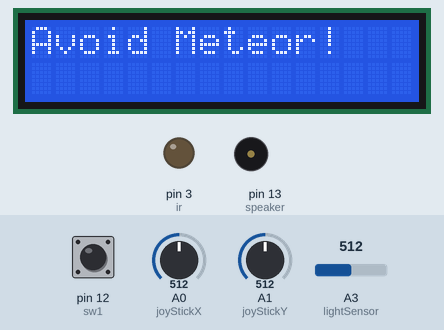
Recording of a sketch running on a simulated Arduino Uno, built with avr-gcc and run on an emulated ATmega328P. On the bench: 16×2 character LCD, output pins drawn as LEDs (lit = HIGH), buzzer (waves = sounding). The inputs (shaded band) are chosen by the test bench; at power-on: pin 12 (sw1) HIGH, A0 (joyStickX) = 512, A1 (joyStickY) = 512, A3 (lightSensor) = 512. Random numbers use the default seed unless the sketch sets one; what the sketch prints to the serial monitor is not drawn.

Above: at 3.3 s.
3.4 s: pin 12 (sw1) pulled LOW for 0.6 s
At 6.4 s:
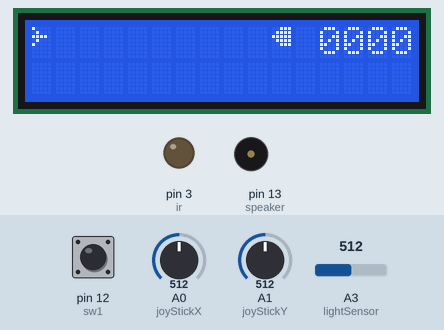
7.0 s: A0 (joyStickX) set to 11
At 8.9 s:
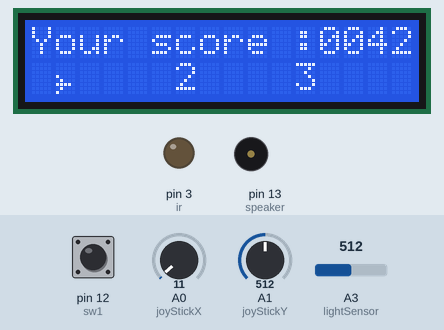
9.4 s: A0 (joyStickX) set to 8
10.9 s: pin 12 (sw1) pulled LOW for 1 s
At 13.77 s:
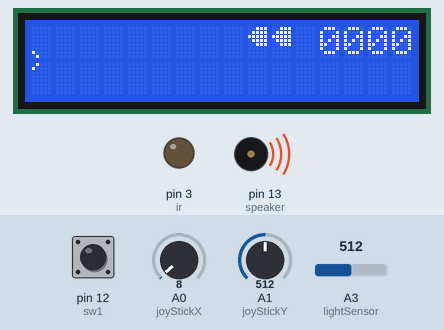
14.9 s: A0 (joyStickX) set to 990
17.1 s: A0 (joyStickX) set to 1015
At 17.45 s:
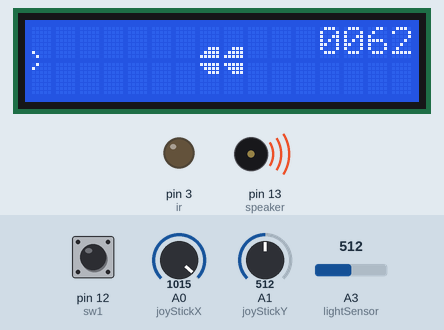
Timing chart, 0 to 20.1 s (numbered marks = the images above; inputs shaded):
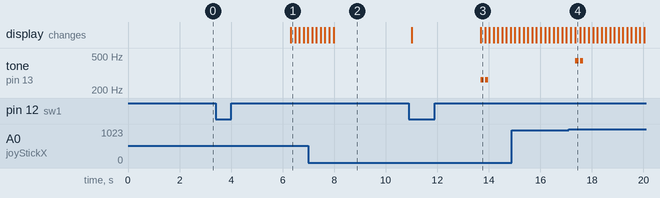

The sketch:

sketch_dec06a.ino
```cpp
#include <pitches.h>
#include <LiquidCrystal_I2C.h>
#include <Wire.h>

// 플레이 스타일 변수
#define NOTHING 0  //게임을 이용중이 아닐 때
#define JOYSTICK 1 //조이스틱으로 이용
#define LIGHTSENSOR 2  //센서로 이용
#define IRSENSOR 3
int playStyle = 0;

// 스위치 관련 변수
int sw1 = 12;

// 조이스틱 관련 변수
int joyStickX = A0; //A0에 조이스틱 X
int joyStickY = A1; //A1에 조이스틱 Y

// 조도 센서 변수
int lightSensor = A3; //조도 센서 핀번호
int touch = 200;  //손가락을 댔을 때 일정 수치 값.

// 적외선 센서 변수
int ir = 3;

// 스피커 관련 변수
int speaker = 13; // 13번에 피에조 스피커
int numTone = 1;  // 한번만 비프음을 줄 거기 때문에 길이는 1번만
int upTone = NOTE_A4;   //가온 라
int downTone = NOTE_C4; //가온 도
int noteDuration = 125; //8분음표(1000 나누기 8)

//4 digit 4 세그먼트 변수
//int position_pin[] = {1, 2, 3, 4};  //4자리 결정 핀
//int segment_pin[] = {5, 6, 7, 8, 9, 10, 11, 12};  //세그먼트 제어 핀
//byte data[] = {0xFC, 0x60, 0xDA, 0xF2, 0x66, 0xB6, 0xBE, 0xE4, 0xFE, 0xE6}; //0~9를 표현하는 세그먼트 값
int val = 0;    //세그먼트에 표시할 점수
int beforeVal = 0;  //난이도를 위해 이전 점수를 저장하는 임시 변수
int gameStartInitVal = 0;  //게임시작 직후의 점수. val이 millis()함수를 사용하기 때문에 게임을 다시 시작할 때 여기서 마이너스를 하여 val 값을 사용한다.
int val4 = 0;   //천 자리 수 담당
int val3 = 0;   //백 자리 수
int val2 = 0;   //십 자리 수
int val1 = 0;   //일 자리 수
//int digitpin[5] = {-1, position_pin[3], position_pin[2], position_pin[1], position_pin[0]};
//#define _0 {    HIGH, HIGH, HIGH, HIGH, HIGH, HIGH, LOW}
//#define _1 {    LOW, HIGH, HIGH, LOW, LOW, LOW, LOW}
//#define _2 {    HIGH, HIGH, LOW, HIGH, HIGH, LOW, HIGH}
//#define _3 {    HIGH, HIGH, HIGH, HIGH, LOW, LOW, HIGH}
//#define _4 {    LOW, HIGH, HIGH, LOW, LOW, HIGH, HIGH}
//#define _5 {    HIGH, LOW, HIGH, HIGH, LOW, HIGH, HIGH}
//#define _6 {    HIGH, LOW, HIGH, HIGH, HIGH, HIGH, HIGH}
//#define _7 {    HIGH, HIGH, HIGH, LOW, LOW, LOW, LOW}
//#define _8 {    HIGH, HIGH, HIGH, HIGH, HIGH, HIGH, HIGH}
//#define _9 {    HIGH, HIGH, HIGH, HIGH, LOW, HIGH, HIGH}
//int num_bit[10][7] = { _0, _1, _2, _3, _4, _5, _6, _7, _8, _9 };
int DELAY = 1000;

// TextLCD 관련 변수
int charactorPosition = 1;  // 캐릭터 위치. 1: 상단, 2: 중단, 3: 하단
int difficulty = 1;
int difficultDelay = 100;   // 난이도를 조절하기 위해 만든 딜레이. 10초가 지날때마다 10씩 줄어든다.
// 캐릭터 상단에 있을 때
byte charactor1_up[] = {
  B10000,
  B01000,
  B11110,
  B01000,
  B10000,
  B00000,
  B00000,
  B00000
};
byte charactor1_down[] = {
  B00000,
  B00000,
  B00000,
  B00000,
  B00000,
  B00000,
  B00000,
  B00000
};
// 캐릭터가 중단에 있을 때
byte charactor2_up[] = {
  B00000,
  B00000,
  B00000,
  B00000,
  B00000,
  B00000,
  B10000,
  B01000,
};
byte charactor2_down[] = {
  B01000,
  B10000,
  B00000,
  B00000,
  B00000,
  B00000,
  B00000,
  B00000
};
// 캐릭터가 하단에 있을 때
byte charactor3_up[] = {
  B00000,
  B00000,
  B00000,
  B00000,
  B00000,
  B00000,
  B00000,
  B00000
};
byte charactor3_down[] = {
  B00000,
  B00000,
  B00000,
  B10000,
  B01000,
  B11110,
  B01000,
  B10000
};
// 상단 운석
byte meteor1_up[] = {
  B00111,
  B01111,
  B11111,
  B01111,
  B00111,
  B00000,
  B00000,
  B00000
};
byte meteor1_down[] = {
  B00000,
  B00000,
  B00000,
  B00000,
  B00000,
  B00000,
  B00000,
  B00000
};
// 중단 운석
byte meteor2_up[] = {
  B00000,
  B00000,
  B00000,
  B00000,
  B00000,
  B00111,
  B01111,
  B11111
};
byte meteor2_down[] = {
  B11111,
  B01111,
  B00111,
  B00000,
  B00000,
  B00000,
  B00000,
  B00000
};
// 하단 운석
byte meteor3_up[] = {
  B00000,
  B00000,
  B00000,
  B00000,
  B00000,
  B00000,
  B00000,
  B00000
};
byte meteor3_down[] = {
  B00000,
  B00000,
  B00000,
  B00111,
  B01111,
  B11111,
  B01111,
  B00111
};
// 상중단 운석
byte meteor4_up[] = {
  B00111,
  B01111,
  B11111,
  B01111,
  B00111,
  B00111,
  B01111,
  B11111
};
byte meteor4_down[] = {
  B11111,
  B01111,
  B00111,
  B00000,
  B00000,
  B00000,
  B00000,
  B00000
};
// 상하단 운석
byte meteor5_up[] = {
  B00111,
  B01111,
  B11111,
  B01111,
  B00111,
  B00000,
  B00000,
  B00000
};
byte meteor5_down[] = {
  B00000,
  B00000,
  B00000,
  B00111,
  B01111,
  B11111,
  B01111,
  B00111
};
// 중하단 운석
byte meteor6_up[] = {
  B00000,
  B00000,
  B00000,
  B00000,
  B00000,
  B00111,
  B01111,
  B11111
};
byte meteor6_down[] = {
  B11111,
  B01111,
  B00111,
  B00111,
  B01111,
  B11111,
  B01111,
  B00111
};
//충돌
byte crash[] = {
  B11111,
  B11111,
  B11111,
  B11111,
  B11111,
  B11111,
  B11111,
  B11111
};
//화살표
byte choice[] = {
  B00000,
  B00000,
  B11000,
  B11110,
  B11110,
  B11000,
  B00000,
  B00000
};

LiquidCrystal_I2C lcd(0x27, 16, 2);   //TextLCD에 뿌릴 객체
int meteor_position = 11;  //  운석 위치
int meteor_shape = 1;   // 운석 모양. meteorN의 숫자를 따라간다. ex : meteor_shape = 1이면 meteor1_up과 meteor1_down이 뿌려져야 한다.
int playing = 0;

void initSetting() {
  val = 0;    //세그먼트에 표시할 점수
  val4 = 0;
  val3 = 0;
  val2 = 0;
  val1 = 0;

  meteor_position = 11;  // 운석 위치
  meteor_shape = 1;   // 운석 모양. meteorN의 숫자를 따라간다. ex : meteor_shape = 1이면 meteor1_up과 meteor1_down이 뿌려져야 한다.

  charactorPosition = 1;  // 캐릭터 위치. 1: 상단, 2: 중단, 3: 하단

  beforeVal = 0;  //난이도를 위해 이전 점수를 저장하는 임시 변수
  playing = 1;

  gameStartInitVal = millis() / 100;
}
void showSegment() {
  val = (millis() / 100) - gameStartInitVal;

  val4 = (val / 1000) % 10;
  val3 = (val / 100) % 10;
  val2 = (val / 10) % 10;
  val1 = val % 10;
//
//  if (val >= 1000)
//  {
//    clearLEDs();
//    pickDigit(4);
//    pickNumber(val4);
//    delayMicroseconds(DELAY);
//  }
//
//  if (val >= 100)
//  {
//    clearLEDs();
//    pickDigit(3);
//    pickNumber(val3);
//    delayMicroseconds(DELAY);
//  }
//
//  if (val >= 10)
//  {
//    clearLEDs();
//    pickDigit(2);
//    pickNumber(val2);
//    delayMicroseconds(DELAY);
//  }
//
//  if (val >= 0)
//  {
//    clearLEDs();
//    pickDigit(1);
//    pickNumber(val1);
//    delayMicroseconds(DELAY);
//  }
}
//void pickDigit(int x)
//{
//  for(int i = 0; i < 4; i++)
//    digitalWrite(position_pin[i], HIGH);
//
//  digitalWrite(digitpin[x], LOW);
//}
//
//void pickNumber(int n)
//{
//  for(int i = 0; i < 7; i++)
//    digitalWrite(segment_pin[i], num_bit[n][i]);
//}
//
//void clearLEDs()
//{
//  for(int i = 0; i < 8; i++)
//    digitalWrite(segment_pin[i], LOW);
//}

void showLCD() {
  meteor_position--;

  if(charactorPosition == 1) {
    lcd.setCursor(0, 0);
    lcd.write(0);
  }
  else if(charactorPosition == 2) {
    lcd.setCursor(0, 0);
    lcd.write(1);
    lcd.setCursor(0, 1);
    lcd.write(2);
  }
  else if(charactorPosition == 3){
    lcd.setCursor(0, 1);
    lcd.write(3);
  }

  if(meteor_shape == 1) {
    lcd.setCursor(meteor_position, 0);
    lcd.write(4);
  }
  else if(meteor_shape == 2) {
    lcd.setCursor(meteor_position, 0);
    lcd.write(5);
    lcd.setCursor(meteor_position, 1);
    lcd.write(6);
  }
  else if(meteor_shape == 3) {
    lcd.setCursor(meteor_position, 1);
    lcd.write(7);
  }
  else if(meteor_shape == 4) {
    lcd.setCursor(meteor_position, 0);
    lcd.write(4);
    lcd.setCursor(meteor_position, 1);
    lcd.write(7);
  }

  if(meteor_position == 0) {
    if(meteor_shape == charactorPosition) {
      lcd.setCursor(0, 0);
      lcd.print("Your score :");
      lcd.setCursor(1, 1);
      lcd.write(3);
      lcd.setCursor(6, 1);
      lcd.print(2);
      lcd.setCursor(11, 1);
      lcd.print(3);
      playing = 0;
      playStyle = 0;
      difficulty = 1;
    }
    if(meteor_shape == 4) {
      if(charactorPosition == 1 || charactorPosition == 3) {
        lcd.setCursor(0, 0);
        lcd.print("Your score :");
        lcd.setCursor(1, 1);
        lcd.write(3);
        lcd.setCursor(6, 1);
        lcd.print(2);
        lcd.setCursor(11, 1);
        lcd.print(3);
        playing = 0;
        playStyle = 0;
        difficulty = 1;
      }
      else {
        meteor_position = 11;
        meteor_shape = random(1, 5);
      }
    }
    else {
      meteor_position = 11;
      meteor_shape = random(1, 5);
    }
  }

  lcd.setCursor(12, 0);
  lcd.print(val4);
  lcd.setCursor(13, 0);
  lcd.print(val3);
  lcd.setCursor(14, 0);
  lcd.print(val2);
  lcd.setCursor(15, 0);
  lcd.print(val1);

  Serial.println(val);
}
void moveCharactor(int movement) {
  int up = 1;
  int down = 2;

  if(movement == up)
    charactorPosition--;
  else if(movement == down)
    charactorPosition++;

  showLCD();
}

void setup() {
  // put your setup code here, to run once:
  pinMode(speaker, OUTPUT);
  pinMode(ir, OUTPUT);
  pinMode(sw1, INPUT_PULLUP);
  Serial.begin(9600);

//  //4자리 결정 핀 출력용으로 설정
//  for(int i = 0; i < 4; i++) {
//     pinMode(position_pin[i], OUTPUT);
//  }
//
//  //세그먼트 제어 핀 출력용으로 설정
//  for(int i = 0; i < 8; i++) {
//    pinMode(segment_pin[i], OUTPUT);
//  }

  lcd.begin();
  lcd.backlight();
  lcd.setCursor(0, 0);
  lcd.print("Avoid Meteor!");
  lcd.setCursor(0, 1);
  lcd.createChar(0, charactor1_up);
  lcd.createChar(1, charactor2_up);
  lcd.createChar(2, charactor2_down);
  lcd.createChar(3, charactor3_down);
  lcd.createChar(4, meteor1_up);
  lcd.createChar(5, meteor2_up);
  lcd.createChar(6, meteor2_down);
  lcd.createChar(7, meteor3_down);
  delay(2000);

}

void loop() {
  int irv = digitalRead(ir);

  Serial.print("irv : ");
  Serial.println(irv);

  if(playing) { //플레이 중일 시
    // put your main code here, to run repeatedly:
    int x, y;
    int light = analogRead(lightSensor);
    int irValue = digitalRead(ir);

    x = analogRead(joyStickX);
    y = analogRead(joyStickY);

//    if((val - beforeVal) == 3) {
//      difficultDelay -= 10;
//      beforeVal = val;
//
//      if(difficultDelay == 20)
//        difficultDelay = 100;
//        difficulty = 2;
//    }
    if(difficulty == 1)
      difficultDelay = 150;
    else if(difficulty == 2)
      difficultDelay = 100;
    else if(difficulty == 3)
      difficultDelay = 50;

    delay(difficultDelay);
    lcd.clear();
    showLCD();

    if(playStyle == JOYSTICK) {
      if(x > 1000 && charactorPosition > 1 && charactorPosition <= 3) {
      moveCharactor(1);
      tone(speaker, upTone, noteDuration);
      }
      else if(x < 10 && charactorPosition < 3 && charactorPosition >= 1) {
        moveCharactor(2);
        tone(speaker, downTone, noteDuration);
      }
    }
//    else if(playStyle == LIGHTSENSOR) {
//      if(light < touch && charactorPosition > 1 && charactorPosition <= 3) {
//        moveCharactor(1);
//        tone(speaker, upTone, noteDuration);
//      }
//      else if(light >= touch && charactorPosition < 3 && charactorPosition >= 1) {
//        moveCharactor(2);
//        tone(speaker, downTone, noteDuration);
//      }
//    }
//    else if(playStyle == IRSENSOR) {
//      if(irValue == HIGH && charactorPosition > 1 && charactorPosition <= 3) {
//        moveCharactor(1);
//        tone(speaker, upTone, noteDuration);
//      }
//      else if(irValue == LOW && charactorPosition < 3 && charactorPosition >= 1) {
//        moveCharactor(2);
//        tone(speaker, downTone, noteDuration);
//      }
//    }

    showSegment();
  }
  else {  //플레이 중이 아닐 시.
    int x, y;
    int light = analogRead(lightSensor);
    int irValue = digitalRead(ir);

    x = analogRead(joyStickX);
    y = analogRead(joyStickY);

    if(y > 1000) {
      Serial.print("difficulty : ");
      Serial.print(difficulty);
      if(difficulty == 1) {
        difficulty++;
        lcd.setCursor(1, 1);
        lcd.print(1);
        lcd.setCursor(6, 1);
        lcd.write(3);
        lcd.setCursor(11, 1);
        lcd.print(3);
      }
      else if(difficulty == 2) {
        difficulty++;
        lcd.setCursor(1, 1);
        lcd.print(1);
        lcd.setCursor(6, 1);
        lcd.print(2);
        lcd.setCursor(11, 1);
        lcd.write(3);
      }
    }
    else if(y < 10) {
      Serial.print("difficulty : ");
      Serial.print(difficulty);
      if(difficulty == 3) {
        difficulty--;
        lcd.setCursor(1, 1);
        lcd.print(1);
        lcd.setCursor(6, 1);
        lcd.print(2);
        lcd.setCursor(11, 1);
        lcd.write(3);
      }
      else if(difficulty == 2) {
        difficulty--;
        lcd.setCursor(1, 1);
        lcd.write(3);
        lcd.setCursor(6, 1);
        lcd.print(2);
        lcd.setCursor(11, 1);
        lcd.print(3);
      }
    }

    Serial.print("sw1 : ");
    Serial.println(sw1);
    if(digitalRead(sw1) == LOW) {
      initSetting();
      lcd.clear();
      lcd.print("Avoid Meteor!");
      playStyle = JOYSTICK;
      delay(2000);
    }

    delay(500);
  }
}
```

pitches.h
```cpp
/*************************************************
 * Public Constants
 * pitches.h
 *************************************************/

#define NOTE_B0  31
#define NOTE_C1  33
#define NOTE_CS1 35
#define NOTE_D1  37
#define NOTE_DS1 39
#define NOTE_E1  41
#define NOTE_F1  44
#define NOTE_FS1 46
#define NOTE_G1  49
#define NOTE_GS1 52
#define NOTE_A1  55
#define NOTE_AS1 58
#define NOTE_B1  62
#define NOTE_C2  65
#define NOTE_CS2 69
#define NOTE_D2  73
#define NOTE_DS2 78
#define NOTE_E2  82
#define NOTE_F2  87
#define NOTE_FS2 93
#define NOTE_G2  98
#define NOTE_GS2 104
#define NOTE_A2  110
#define NOTE_AS2 117
#define NOTE_B2  123
#define NOTE_C3  131
#define NOTE_CS3 139
#define NOTE_D3  147
#define NOTE_DS3 156
#define NOTE_E3  165
#define NOTE_F3  175
#define NOTE_FS3 185
#define NOTE_G3  196
#define NOTE_GS3 208
#define NOTE_A3  220
#define NOTE_AS3 233
#define NOTE_B3  247
#define NOTE_C4  262
#define NOTE_CS4 277
#define NOTE_D4  294
#define NOTE_DS4 311
#define NOTE_E4  330
#define NOTE_F4  349
#define NOTE_FS4 370
#define NOTE_G4  392
#define NOTE_GS4 415
#define NOTE_A4  440
#define NOTE_AS4 466
#define NOTE_B4  494
#define NOTE_C5  523
#define NOTE_CS5 554
#define NOTE_D5  587
#define NOTE_DS5 622
#define NOTE_E5  659
#define NOTE_F5  698
#define NOTE_FS5 740
#define NOTE_G5  784
#define NOTE_GS5 831
#define NOTE_A5  880
#define NOTE_AS5 932
#define NOTE_B5  988
#define NOTE_C6  1047
#define NOTE_CS6 1109
#define NOTE_D6  1175
#define NOTE_DS6 1245
#define NOTE_E6  1319
#define NOTE_F6  1397
#define NOTE_FS6 1480
#define NOTE_G6  1568
#define NOTE_GS6 1661
#define NOTE_A6  1760
#define NOTE_AS6 1865
#define NOTE_B6  1976
#define NOTE_C7  2093
#define NOTE_CS7 2217
#define NOTE_D7  2349
#define NOTE_DS7 2489
#define NOTE_E7  2637
#define NOTE_F7  2794
#define NOTE_FS7 2960
#define NOTE_G7  3136
#define NOTE_GS7 3322
#define NOTE_A7  3520
#define NOTE_AS7 3729
#define NOTE_B7  3951
#define NOTE_C8  4186
#define NOTE_CS8 4435
#define NOTE_D8  4699
#define NOTE_DS8 4978
```

Measured:
- the behaviour switches between 1000 and 1001 on A0 (joyStickX) (found by bisection; images 3 and 4)
- after the input at 3.4 s, the display: changes after 2.9 s (image 1)
- after the input at 9.4 s, every drawn part: stays the same
- after the input at 10.9 s, tone on pin 13 (speaker): alternates 262 Hz for 0.13 s and silent for 0.05 s, 4 changes in all, then stays silent, starting after 2.8 s; the display: first changes after 0.10 s (image 3 shows a later state)
- after the input at 17.1 s, tone on pin 13 (speaker): alternates 440 Hz for 0.13 s and silent for 0.06 s, 4 changes in all, then stays silent, starting after 0.26 s
